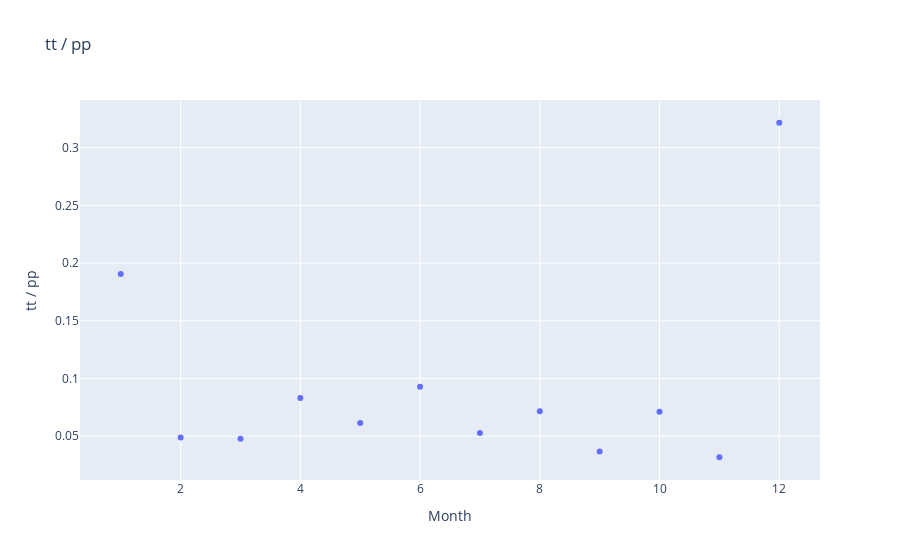

The notebook cell saved with this chart:
### Code cell
p = abs(tt / pp)

p.loc["2011"]
x1 = go.Scatter(x=p.loc["2011"].index, y=p.loc["2011"], mode="markers", name="P")
layout = go.Layout(title="tt / pp", xaxis=dict(title="Month"), yaxis=dict(title="tt / pp"), legend=dict(x=1, y=.5, font=dict(color="black", size=18)))
fig = go.Figure(data=x1, layout=layout)
py.offline.iplot(fig, filename="tt/pp.html")

### Figure 1 — Plotly figure (JSON) as saved in the notebook; plotly's stock layout.template omitted (floating-point values rounded to 4 significant figures)
{"data": [{"mode": "markers", "name": "P", "type": "scatter", "x": ["1", "10", "11", "12", "2", "3", "4", "5", "6", "7", "8", "9"], "y": [0.1904, 0.07114, 0.03174, 0.3216, 0.04884, 0.04775, 0.08306, 0.06136, 0.09279, 0.05281, 0.07169, 0.03676]}], "layout": {"legend": {"font": {"color": "black", "size": 18}, "x": 1, "y": 0.5}, "title": {"text": "tt / pp"}, "xaxis": {"title": {"text": "Month"}}, "yaxis": {"title": {"text": "tt / pp"}}}}
